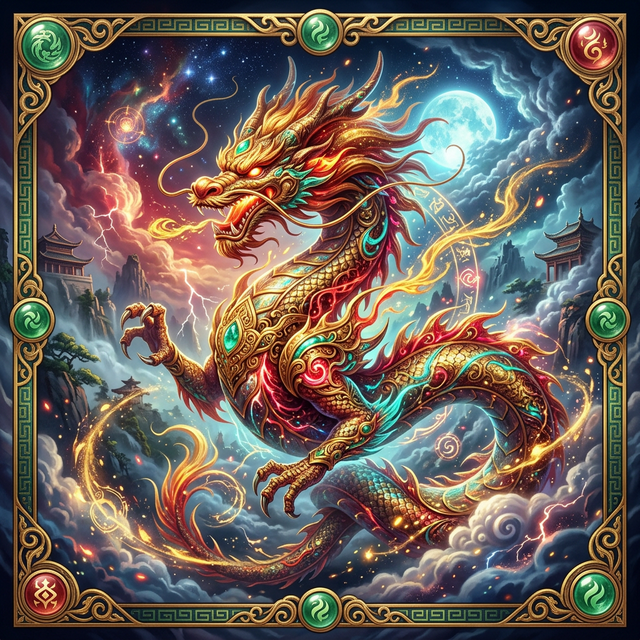
#> input picture card_game_test/card_face.png, 640 x 640 px
$ python remove_background.py --src ../../card_game_test/card_face.png --dst out.png
#> lines starting #> are read from the running program, lines starting #| are printed output that depends on the picture
import argparse
from PIL import Image
import numpy as np
import os

def main():
    parser = argparse.ArgumentParser(description="Convert white background to transparent using luminance alpha masking.")
    parser.add_argument('--src', required=True, help="Source image path")
    parser.add_argument('--dst', required=True, help="Destination image path")

    args = parser.parse_args()

    src_path = os.path.abspath(args.src)
    dst_path = os.path.abspath(args.dst)

    if not os.path.exists(src_path):
        print(f"Error: {src_path} not found.")
        return

    # 轉灰階
    img = Image.open(src_path).convert("L")
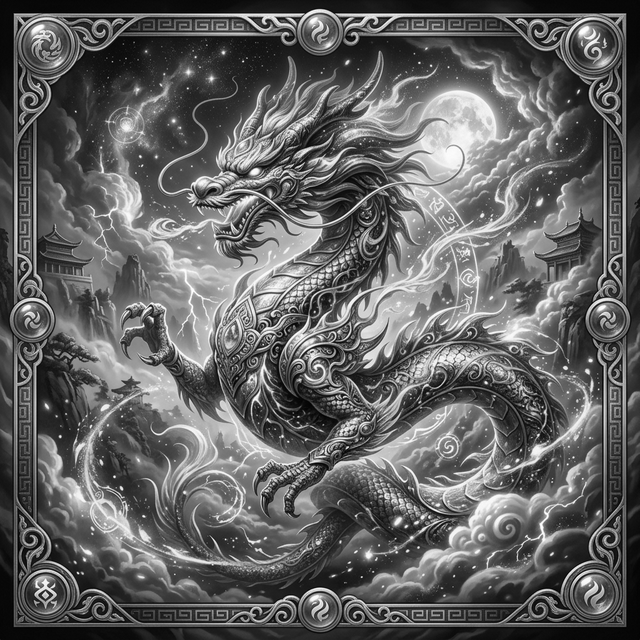
#> img: PIL image 640x640 L; min 0, max 255, mean 98.2
    img_np = np.array(img)

    # 亮度反轉：白(255)變全透明(0)，黑(0)變無透明度半透明層級
    alpha = 255 - img_np
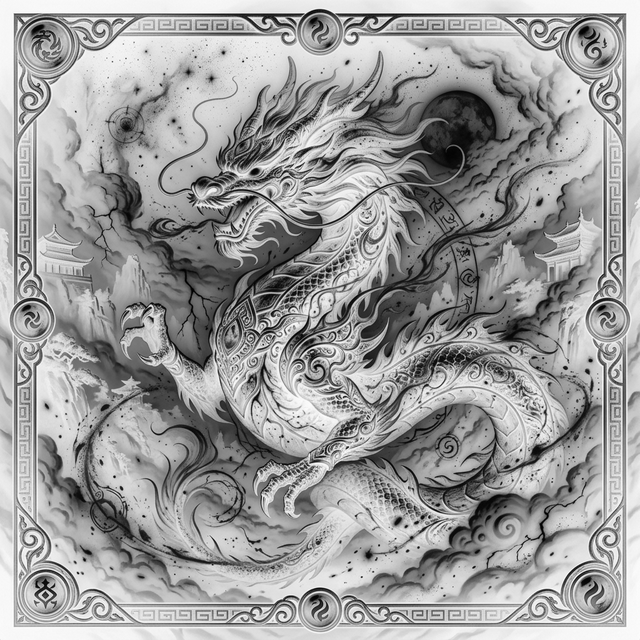
#> alpha: shape (640, 640); min 0, max 255, mean 156.8
    rgb = np.zeros((*img_np.shape, 3), dtype=np.uint8)
    rgba = np.dstack((rgb, alpha))

    out = Image.fromarray(rgba, "RGBA")
    out.save(dst_path)
    print(f"Success: Transparent image saved to {dst_path}")

if __name__ == "__main__":
    main()
